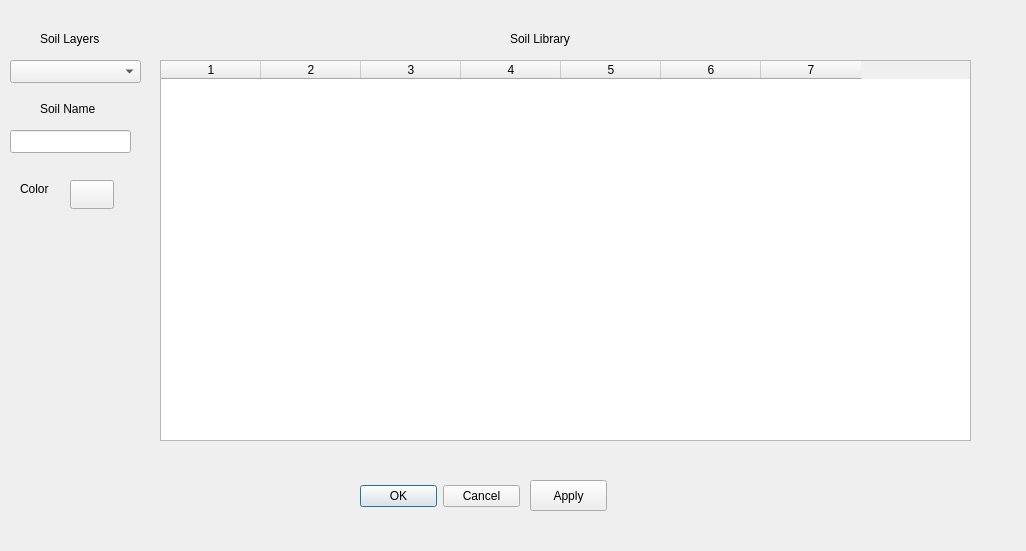
<ui version="4.0" >
 <class>SoilLayerDialog</class>
 <widget class="QDialog" name="SoilLayerDialog" >
  <property name="geometry" >
   <rect>
    <x>0</x>
    <y>0</y>
    <width>1026</width>
    <height>551</height>
   </rect>
  </property>
  <property name="windowTitle" >
   <string>Source Chemical Concentration Levels</string>
  </property>
  <widget class="QDialogButtonBox" name="buttonBox" >
   <property name="geometry" >
    <rect>
     <x>360</x>
     <y>480</y>
     <width>160</width>
     <height>32</height>
    </rect>
   </property>
   <property name="orientation" >
    <enum>Qt::Horizontal</enum>
   </property>
   <property name="standardButtons" >
    <set>QDialogButtonBox::Cancel|QDialogButtonBox::NoButton|QDialogButtonBox::Ok</set>
   </property>
  </widget>
  <widget class="QLabel" name="label" >
   <property name="geometry" >
    <rect>
     <x>40</x>
     <y>30</y>
     <width>62</width>
     <height>18</height>
    </rect>
   </property>
   <property name="text" >
    <string>Soil Layers</string>
   </property>
  </widget>
  <widget class="QLabel" name="label_2" >
   <property name="geometry" >
    <rect>
     <x>510</x>
     <y>30</y>
     <width>64</width>
     <height>18</height>
    </rect>
   </property>
   <property name="text" >
    <string>Soil Library</string>
   </property>
  </widget>
  <widget class="QComboBox" name="soilDropDown" >
   <property name="geometry" >
    <rect>
     <x>10</x>
     <y>60</y>
     <width>131</width>
     <height>23</height>
    </rect>
   </property>
  </widget>
  <widget class="QtTools::ColorButton" name="color" >
   <property name="geometry" >
    <rect>
     <x>70</x>
     <y>180</y>
     <width>44</width>
     <height>29</height>
    </rect>
   </property>
   <property name="text" >
    <string/>
   </property>
  </widget>
  <widget class="QLabel" name="label_15" >
   <property name="geometry" >
    <rect>
     <x>20</x>
     <y>180</y>
     <width>31</width>
     <height>18</height>
    </rect>
   </property>
   <property name="text" >
    <string>Color</string>
   </property>
  </widget>
  <widget class="QPushButton" name="applyButton" >
   <property name="geometry" >
    <rect>
     <x>530</x>
     <y>480</y>
     <width>77</width>
     <height>31</height>
    </rect>
   </property>
   <property name="text" >
    <string>Apply</string>
   </property>
  </widget>
  <widget class="QTableWidget" name="_soilTable" >
   <property name="geometry" >
    <rect>
     <x>160</x>
     <y>60</y>
     <width>811</width>
     <height>381</height>
    </rect>
   </property>
   <property name="rowCount" >
    <number>0</number>
   </property>
   <property name="columnCount" >
    <number>7</number>
   </property>
   <column/>
   <column/>
   <column/>
   <column/>
   <column/>
   <column/>
   <column/>
  </widget>
  <widget class="QLabel" name="label_3" >
   <property name="geometry" >
    <rect>
     <x>40</x>
     <y>100</y>
     <width>64</width>
     <height>18</height>
    </rect>
   </property>
   <property name="text" >
    <string>Soil Name</string>
   </property>
  </widget>
  <widget class="QLineEdit" name="currentSoilName" >
   <property name="geometry" >
    <rect>
     <x>10</x>
     <y>130</y>
     <width>121</width>
     <height>23</height>
    </rect>
   </property>
  </widget>
 </widget>
 <customwidgets>
  <customwidget>
   <class>QtTools::ColorButton</class>
   <extends>QPushButton</extends>
   <header>QtTools/ColorButton.h</header>
  </customwidget>
 </customwidgets>
 <resources/>
 <connections>
  <connection>
   <sender>buttonBox</sender>
   <signal>accepted()</signal>
   <receiver>SoilLayerDialog</receiver>
   <slot>accept()</slot>
   <hints>
    <hint type="sourcelabel" >
     <x>248</x>
     <y>254</y>
    </hint>
    <hint type="destinationlabel" >
     <x>157</x>
     <y>274</y>
    </hint>
   </hints>
  </connection>
  <connection>
   <sender>buttonBox</sender>
   <signal>rejected()</signal>
   <receiver>SoilLayerDialog</receiver>
   <slot>reject()</slot>
   <hints>
    <hint type="sourcelabel" >
     <x>316</x>
     <y>260</y>
    </hint>
    <hint type="destinationlabel" >
     <x>286</x>
     <y>274</y>
    </hint>
   </hints>
  </connection>
 </connections>
</ui>
